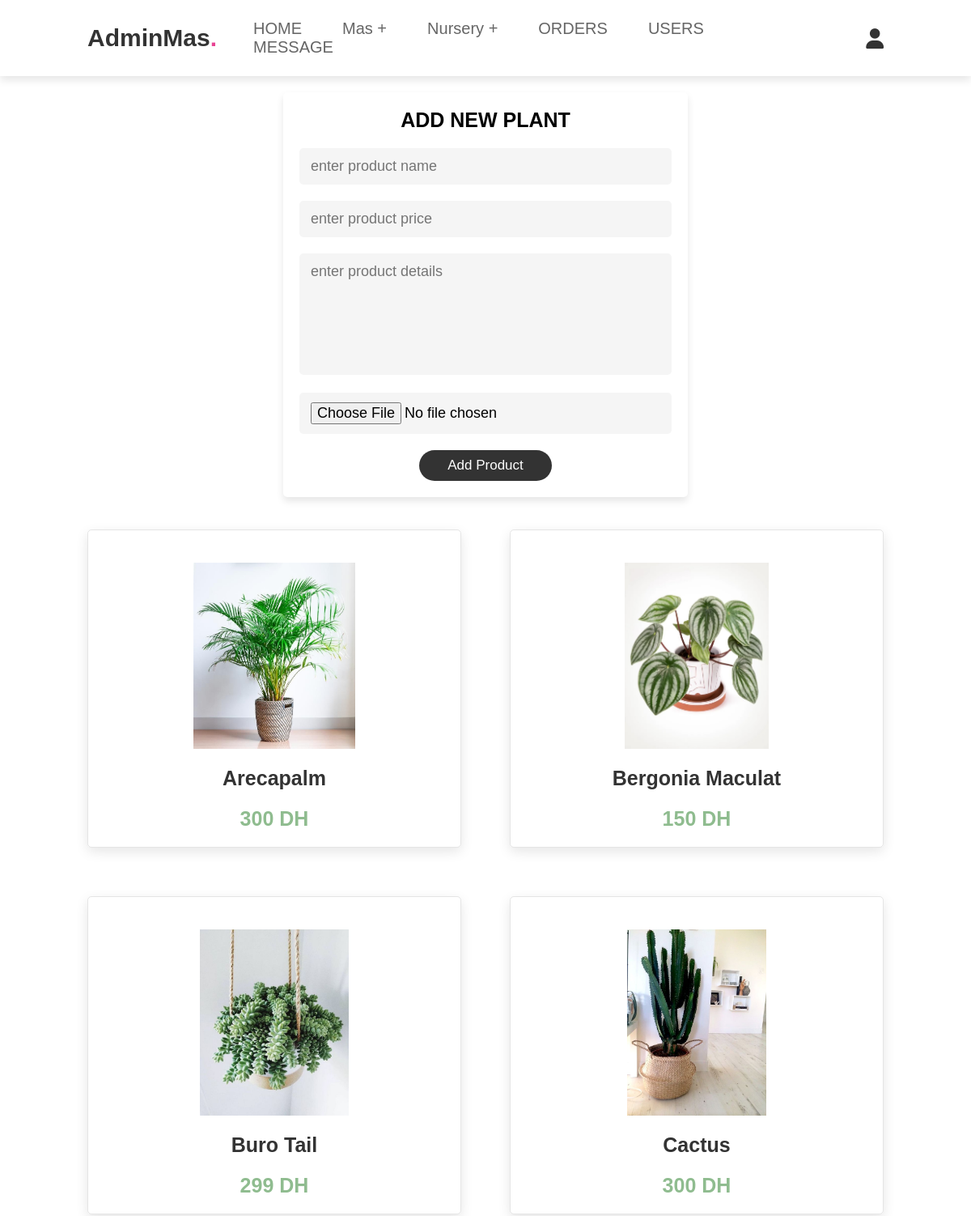
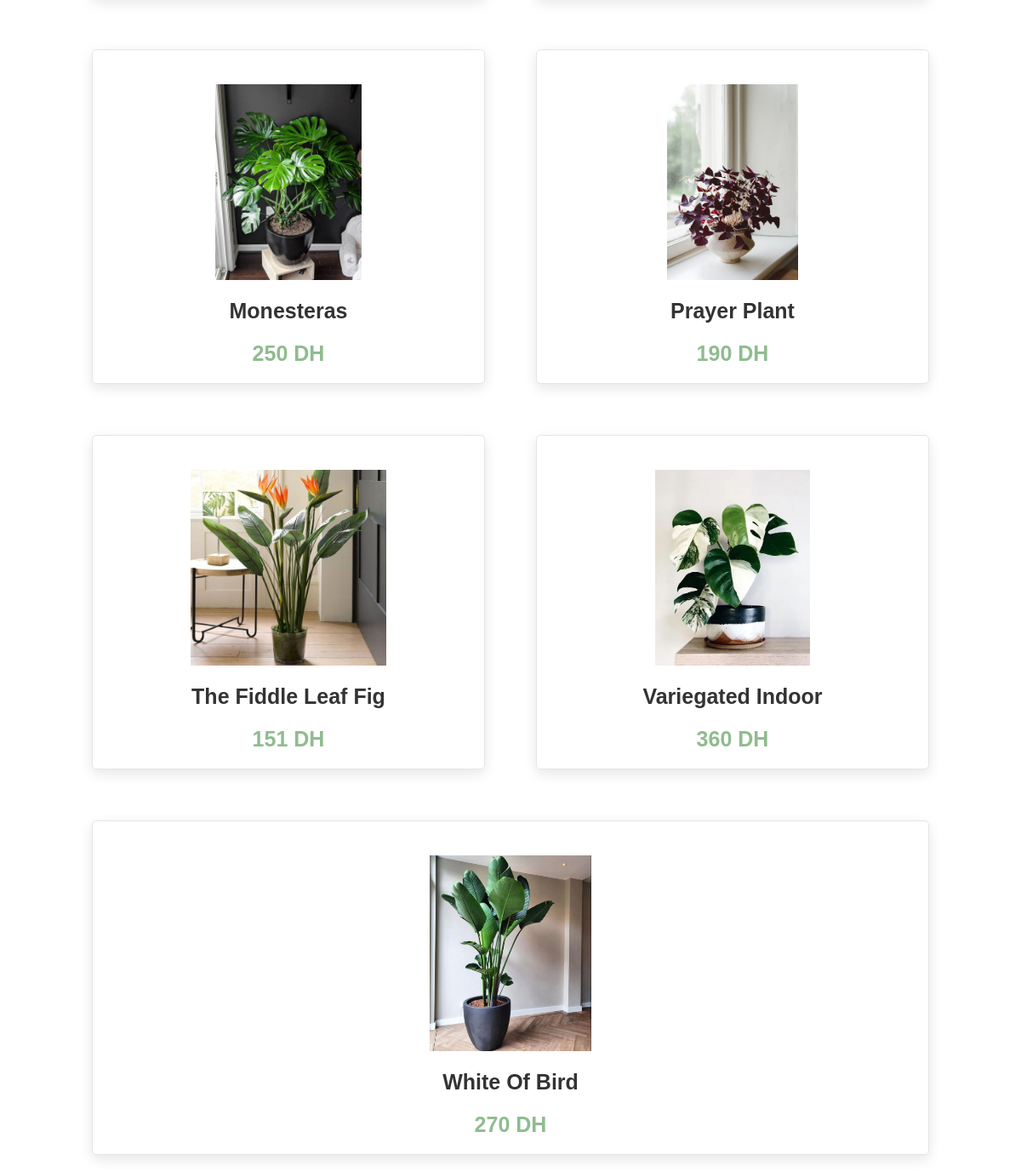
The app's page /admin_interior.php (signed in) with its own data (2 pictures, top to bottom).
### tables this page shows
CREATE TABLE `interior` (
  `id` int(100) NOT NULL,
  `name` varchar(100) NOT NULL,
  `price` int(100) NOT NULL,
  `image` varchar(100) NOT NULL,
  `quantity` int(100) NOT NULL
);

### admin_interior.php (the view, shortened to what this page needs)
<?php
@include 'configuration.php';
?>
<!DOCTYPE html>
<html lang="en">
<head>
   <link rel="stylesheet" href="https://cdnjs.cloudflare.com/ajax/libs/font-awesome/6.0.0/css/all.min.css">
   <link rel="stylesheet" href="styleadmin.css">
   <link rel="stylesheet" href="stylepep.css">
</head>
<body>
<?php @include 'admin_header.php'; ?>
<section class="add-products">
      <form action="" method="POST" enctype="multipart/form-data">
         <h3>Add new plant</h3>
         <input type="text" class="box" required placeholder="enter product name" name="name">
         <input type="number" min="0" class="box" required placeholder="enter product price" name="price">
         <textarea name="details" class="box" required placeholder="enter product details" cols="30" rows="10"></textarea>
         <input type="file" accept="image/jpg, image/jpeg, image/png" required class="box" name="image">
         <input type="submit" value="add product" name="add_product" class="btn">
      </form>
</section>
<section class="interior" id="interior">
   <div class="box-container">
      <?php
         $select_products = mysqli_query($conn, "SELECT * FROM `interior`") or die('query failed');
         if(mysqli_num_rows($select_products) > 0){
            while($fetch_products = mysqli_fetch_assoc($select_products)){
      ?>
      <div class="box">
         <div class="image">
            <img class="image" src="images/<?php echo $fetch_products['image']; ?>" alt="">
         </div>
         <div class="content">
            <h3><?php echo $fetch_products['name']; ?></h3><br>
            <div class="pricy"><?php echo $fetch_products['price']; ?> DH </div>
         </div>
      </div>
      <?php
         }
      }else{
         echo '<p class="empty">no plant added yet!</p>';
      }
      ?>
   </div>
</section>

### admin_header.php (shortened to what this page needs)
<!DOCTYPE html>
<html lang="en">
<head>
   <link rel="stylesheet" href="https://cdnjs.cloudflare.com/ajax/libs/font-awesome/6.0.0/css/all.min.css">
   <link rel="stylesheet" href="style_notif.css">
</head>
<body>
<header class="header">
    <a href="adminpage.php" class="logo">AdminMas<span>.</span></a>
    <div class="flex">
        <nav class="navbar">
            <ul>
                <li><a href="adminpage.php">HOME</a></li>
                <li><a href="#">Mas +</a>
                </li>
                <li><a href="#">Nursery +</a>
                </li>
                <li><a href="admin_orders.php">ORDERS</a></li>
                <li><a href="admin_users.php">USERS</a></li>
                <li><a href="admin_contacts.php">MESSAGE</a></li>
            </ul>
        </nav>
        </div>
        <div class="icons">
            <a href="useradmin.php" class="fas fa-user"></a>
       </div>
</header>
</body>
</html>

### styleadmin.css (style rules this page uses)
:root { --pink:#e84393; --red:#963f69; --orange:#9f3861; --white:#fff; --light-color:#666; --light-white:#ccc; --light-bg:#f5f5f5; --border:.2rem solid var(--black); --box-shadow:0 .5rem 1rem rgba(0,0,0,.1); }
* { font-family: 'Rubik', sans-serif; margin:0; padding:0; box-sizing: border-box; outline: none; border:none; text-decoration: none; transition:all .2s linear; }
html { font-size: 62.5%; overflow-x: hidden; scroll-behavior: smooth; scroll-padding-top: 6.5rem; }
section { padding:3rem 2rem; }
.btn, .delete-btn, .option-btn { display: inline-block; border-radius: .5rem; margin-top: 1rem; font-size: 1.8rem; color:var(--white); cursor: pointer; padding:1rem 3rem; text-transform: capitalize; }
.btn { background-color: var(--pink); }
.header { position: sticky; top:0; left:0; right:0; z-index: 1000; background-color: var(--white); box-shadow: var(--box-shadow); }
.header .flex { display: flex; align-items: center; justify-content: space-between; padding:2rem; max-width: 1200px; margin:0 auto; position: relative; }
.header .flex .navbar a { margin:0 1rem; font-size: 2rem; color:var(--light-color); }
.add-products form { max-width: 50rem; border-radius: .5rem; background-color: var(--white); border:var(--pink); padding:2rem; text-align: center; margin:0 auto; box-shadow: var(--box-shadow); }
.add-products form h3 { font-size: 2.5rem; text-transform: uppercase; color:var(--black); margin-bottom: 1rem; }
.add-products form .box { width: 100%; margin:1rem 0; font-size: 1.8rem; color:var(--black); border-radius: .5rem; background-color: var(--light-bg); padding:1.2rem 1.4rem; border:var(--border); }
.add-products form textarea { height: 15rem; resize: none; }
.btn { display: inline-block; margin-top: 1rem; border-radius: 5rem; background: #333; color: #fff; padding: .9rem 3.5rem; cursor: pointer; font-size: 1.7rem; text-align: center; }
.pricy { font-size: 2.5rem; color: #8FBC8F; font-weight: bolder; padding-top: 1rem ; }

### stylepep.css (style rules this page uses)
:root { --vert: #8FBC8F; --light-bg:#f5f5f5; --border:.2rem solid var(--blaiconek); --box-shadow:0 .5rem 1rem rgba(0,0,0,.1); }
* { margin:0;padding:0; box-sizing:border-box; font-family: Verdana, Geneva, Tahoma, sans-serif; outline: none ;border:none; text-decoration:none; text-transform: none; transition:.2s linear; }
html { font-size:62.5% ; scroll-behavior: smooth; scroll-padding-top: 6rem; overflow-x: hidden; }
section { padding:2rem 9%; }
.btn { display: inline-block; margin-top: 1rem; border-radius: 5rem; background: #333; color: #fff; padding: .9rem 3.5rem; cursor: pointer; font-size: 1.7rem; }
header { position: fixed; top:0; left:0; right:0; background: #fff; padding: 2rem 9%; display: flex; align-items: center; justify-content: space-between; z-index: 1000; box-shadow: 0 .5rem 1rem rgba(0,0,0,.1); }
header .logo { font-size: 3rem; color:#333; font-weight: bolder; }
header .logo span { color:#8FBC8F; }
header .navbar a { font-size: 2rem; padding:0 1.5rem; color:#666; }
header .icons a { font-size: 2.5rem; color:#333; margin-left: 1.5rem; }
.interior .box-container { display: flex; flex-wrap: wrap; gap: 6rem; }
.interior .box-container .box { flex:1 1 30rem; box-shadow:0 .5rem 1.5rem rgba(0,0,0,.1); border-radius: .5rem; border: .1rem solid rgba(0,0,0,.1); position: relative; }
.interior .box-container .box .image { position: relative; text-align:center; padding-top: 2rem; overflow: hidden; }
.interior .box-container .box .image img { height: 25rem; }
.interior .box-container .box .content { padding: 2rem; text-align: center; }
.interior .box-container .box .content h3 { font-size: 2.5rem; color: #333; }

### records on screen
interior: image (picture), name "Arecapalm", price "300"
interior: image (picture), name "Bergonia Maculat", price "150"
interior: image (picture), name "Buro Tail", price "299"
interior: image (picture), name "Cactus", price "300"
interior: image (picture), name "Monesteras", price "250"
interior: image (picture), name "Prayer Plant", price "190"
interior: image (picture), name "The Fiddle Leaf Fig", price "151"
interior: image (picture), name "Variegated Indoor", price "360"
interior: image (picture), name "White Of Bird", price "270"
